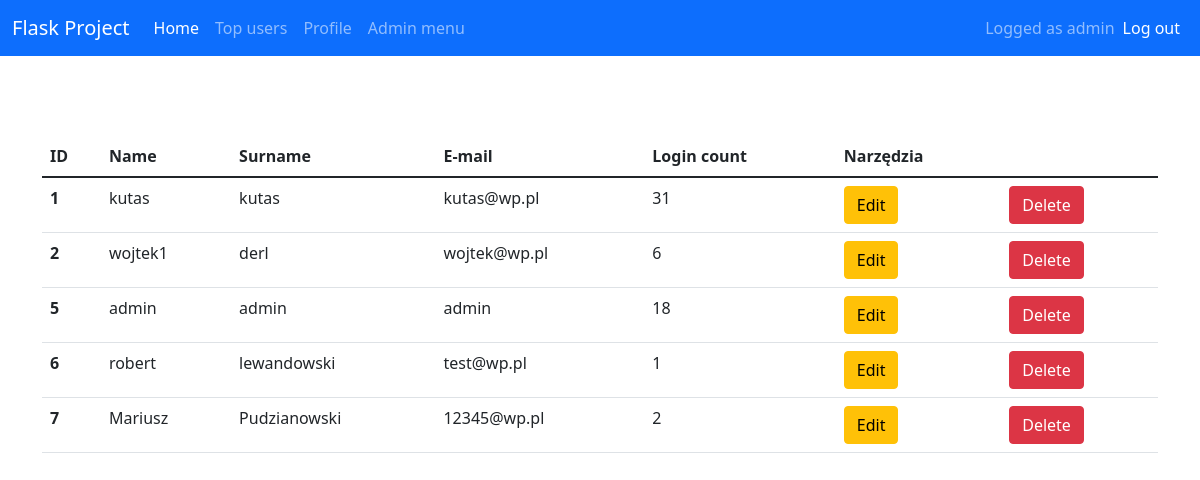
/admin (signed in), run on an earlier commit of the app's database.
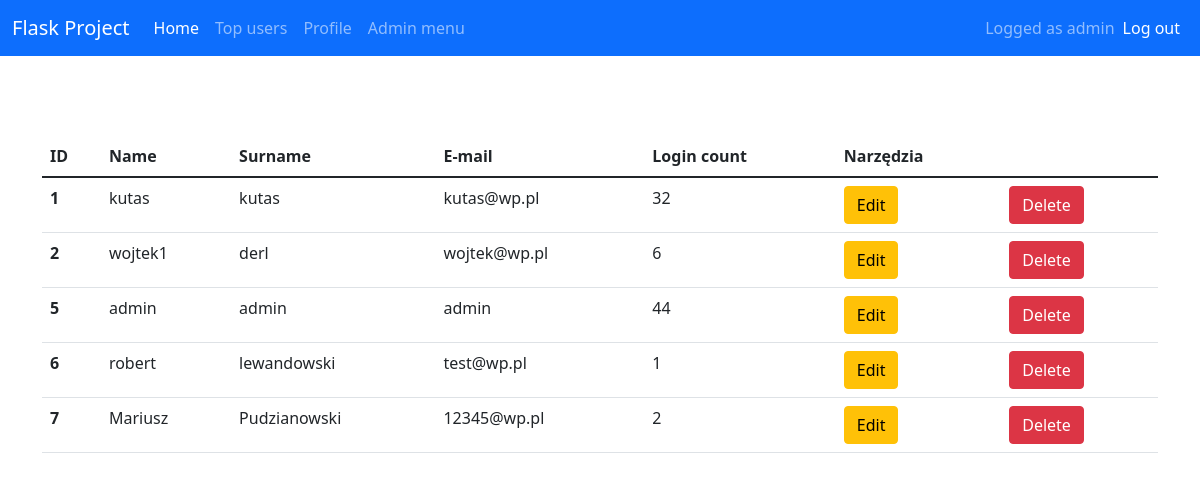
And on a later commit of the database.
### app.py (models this page shows)
class User(db.Model, UserMixin):
    id = db.Column(db.Integer, primary_key = True)
    email = db.Column(db.String(30), nullable=False, unique=True)
    name = db.Column(db.String(20), nullable=False)
    last_name = db.Column(db.String(20), nullable=False)
    password = db.Column(db.String(80), nullable=False)
    login_count = db.Column(db.Integer, nullable=False, default=0)
    isAdmin = db.Column(db.Boolean(), nullable=False, default=False)

### app.py (the view)
@app.route('/admin', methods=['GET', 'POST'])
@login_required
def admin():
    if(current_user.isAdmin == True):
        all_users = User.query.all()
        return render_template('admin.html', users = all_users)
    else:
        return redirect(url_for('home'))

### app.py (called while the page is built)
@login_manager.user_loader
def load_user(user_id):
    return User.query.get(int(user_id))

### templates/admin.html
{% extends "base.html" %} {% block title %}Admin{% endblock %} {% block content
%}
<table class="table">
  <thead>
    <tr>
      <th scope="col">ID</th>
      <th scope="col">Name</th>
      <th scope="col">Surname</th>
      <th scope="col">E-mail</th>
      <th scope="col">Login count</th>
      <th scope="col">Narzędzia</th>
    </tr>
  </thead>
  <tbody>
    {% for user in users %}
    <tr>
      <th scope="row">{{ user.id }}</td>
      <td>{{ user.name }}</td>
      <td>{{ user.last_name }}</td>
      <td>{{ user.email }}</td>
      <td>{{ user.login_count }}</td>
      <td><a href="/admin/{{user.id}}/update" type="button" class="btn btn-warning">Edit</a></td>
      <td><a href="/admin/{{user.id}}/delete" type="button" class="btn btn-danger">Delete</a></td>
    </tr>
    {% endfor %}
  </tbody>
</table>
{% endblock %}

### templates/base.html (shortened to what this page needs)
<!DOCTYPE html>
<html lang="pl">
  <head>
    {% block styles %}
    <link
      rel="stylesheet"
      href="{{url_for('.static', filename='styles/base.css')}}"
    />
    <link
      href="https://cdn.jsdelivr.net/npm/bootstrap@5.1.3/dist/css/bootstrap.min.css"
      rel="stylesheet"
    />
    {% endblock %}
  </head>
  <body>
    <nav class="navbar navbar-expand-lg navbar-dark bg-primary">
      <div class="container-fluid">
        <a class="navbar-brand" href="{{url_for('home')}}">Flask Project</a>
        <div class="collapse navbar-collapse" id="navbarText">
          <ul class="navbar-nav me-auto mb-2 mb-lg-0">
            <li class="nav-item">
              <a class="nav-link active"
                aria-current="page"
                href="{{url_for('home')}}"
                >Home</a>
            </li>
            <li class="nav-item">
              <a class="nav-link" href="{{url_for('topUsers')}}">Top users</a>
            </li>
            {% if current_user.is_authenticated %}
            <li class="nav-item">
              <a class="nav-link" href="{{url_for('profile')}}">Profile</a>
            </li>
            {% if current_user.isAdmin == True %}
            <li class="nav-item">
              <a class="nav-link" href="{{url_for('admin')}}">Admin menu</a>
            </li>
            {% endif %}
            {% endif %}
          </ul>
          {% if current_user.is_authenticated %}
          <span class="navbar-text">
            Logged as {{current_user.name }}
            </span>
            <span class="navbar-item">
              <ul class="navbar-nav me-auto mb-2 mb-lg-0">
                <li class="nav-item">
                  <a
                    class="nav-link active"
                    aria-current="page"
                    href="{{url_for('logout')}}"
                    >Log out</a
                  >
                </li>
              </ul>
            </span>
            {% endif %}
        </div>
      </div>
    </nav>
    <div class="container">{% block content %} {% endblock %}</div>
  </body>
</html>

What changed in the data, as far as the page shows it:
changed User "admin": login_count "18" → "44"
changed User "kutas": login_count "31" → "32"
